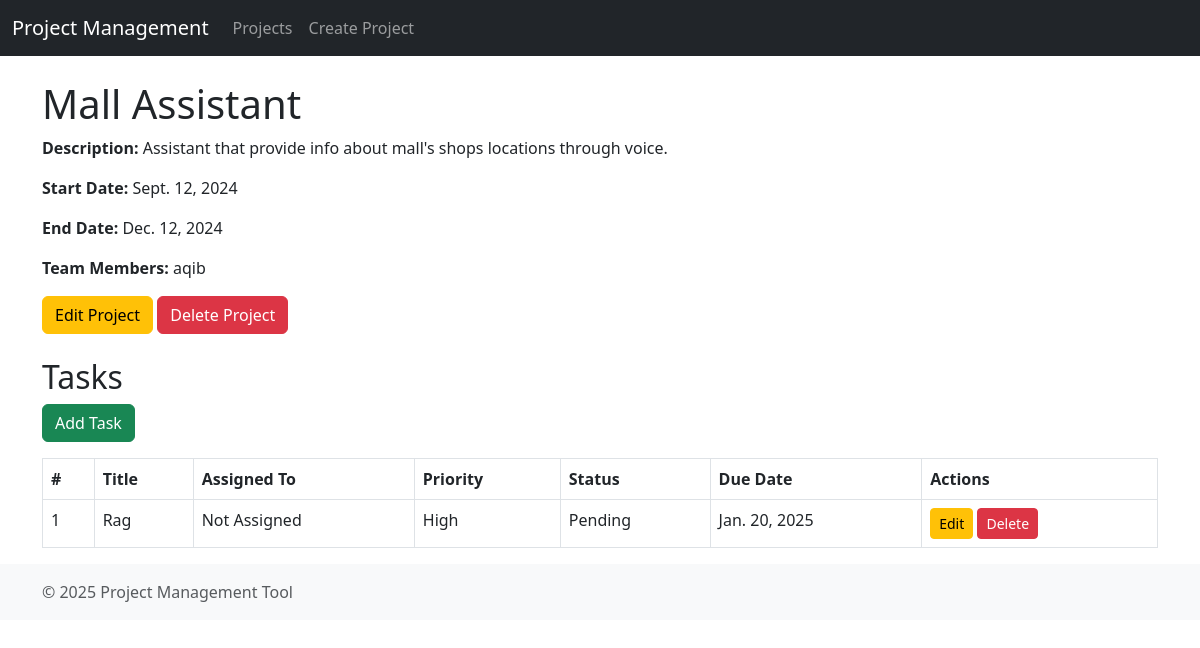
The app's page /projects/2/ with its own data.
### projects/models.py (models this page shows, shortened)
class Project(models.Model):
    title = models.CharField(max_length=200)
    description = models.TextField()
    start_date = models.DateField()
    end_date = models.DateField()

class TeamMember(models.Model):
    name = models.CharField(max_length=100)
    email = models.EmailField(unique=True)
    project = models.ForeignKey(Project, on_delete=models.CASCADE, related_name="team_members")

class Task(models.Model):
    PRIORITY_CHOICES = [
        ('high', 'High'),
        ('medium', 'Medium'),
        ('low', 'Low'),
    ]
    STATUS_CHOICES = [
        ('in_progress', 'In Progress'),
        ('completed', 'Completed'),
        ('pending', 'Pending'),
    ]
    project = models.ForeignKey(Project, on_delete=models.CASCADE, related_name="tasks")
    title = models.CharField(max_length=200)
    description = models.TextField()
    priority = models.CharField(max_length=10, choices=PRIORITY_CHOICES, default='medium')
    due_date = models.DateField()
    status = models.CharField(max_length=15, choices=STATUS_CHOICES, default='pending')
    assigned_to = models.ForeignKey(User, on_delete=models.SET_NULL, null=True, blank=True)
    dependencies = models.ManyToManyField("self", symmetrical=False, blank=True)

### projects/views.py (the view)
# urls.py: path('projects/<int:pk>/', views.project_detail, name='project_detail'),
def project_detail(request, pk):
    project = get_object_or_404(Project, pk=pk)
    tasks = project.tasks.all()  # Ensure the `tasks` related name is correct in your `Task` model
    return render(request, 'project_detail.html', {'project': project, 'tasks': tasks})

### projects/templates/project_detail.html (shortened to what this page needs)
{% extends 'base.html' %}
{% block content %}
<h1>{{ project.title }}</h1>
<p><strong>Description:</strong> {{ project.description }}</p>
<p><strong>Start Date:</strong> {{ project.start_date }}</p>
<p><strong>End Date:</strong> {{ project.end_date }}</p>
<p><strong>Team Members:</strong>
    {% for member in project.team_members.all %}
        {{ member.name }}{% if not forloop.last %}, {% endif %}
    {% endfor %}
</p>
<div class="mb-3">
    <a href="{% url 'edit_project' project.pk %}" class="btn btn-warning">Edit Project</a>
    <a href="{% url 'delete_project' project.pk %}" class="btn btn-danger"
       onclick="return confirm('Are you sure you want to delete this project?');">Delete Project</a>
</div>
<h2 class="mt-4">Tasks</h2>
<a href="{% url 'create_task' project.pk %}" class="btn btn-success mb-3">Add Task</a>
<table class="table table-bordered">
    <thead>
        <tr>
            <th>#</th>
            <th>Title</th>
            <th>Assigned To</th>
            <th>Priority</th>
            <th>Status</th>
            <th>Due Date</th>
            <th>Actions</th>
        </tr>
    </thead>
    <tbody>
        {% for task in tasks %}
        <tr>
            <td>{{ forloop.counter }}</td>
            <td>{{ task.title }}</td>
            <td>
                {% if task.assigned_to %}
                    {{ task.assigned_to.username }}
                {% else %}
                    Not Assigned
                {% endif %}
            </td>
            <td>{{ task.get_priority_display }}</td>
            <td>{{ task.get_status_display }}</td>
            <td>{{ task.due_date }}</td>
            <td>
                <a href="{% url 'edit_task' project.pk task.pk %}" class="btn btn-warning btn-sm">Edit</a>
                <a href="{% url 'delete_task' project.pk task.pk %}" class="btn btn-danger btn-sm"
                   onclick="return confirm('Are you sure you want to delete this task?');">Delete</a>
            </td>
        </tr>
        {% empty %}
        <tr>
            <td colspan="7" class="text-center">No tasks found.</td>
        </tr>
        {% endfor %}
    </tbody>
</table>
{% endblock %}

### records on screen
Project: title "Mall Assistant", description "Assistant that provide info about mall's shops locations through voice.", start_date "Sept. 12, 2024", end_date "Dec. 12, 2024"
TeamMember: name "aqib"
Task: title "Rag", shows "Not Assigned", priority "High", status "Pending", due_date "Jan. 20, 2025"
